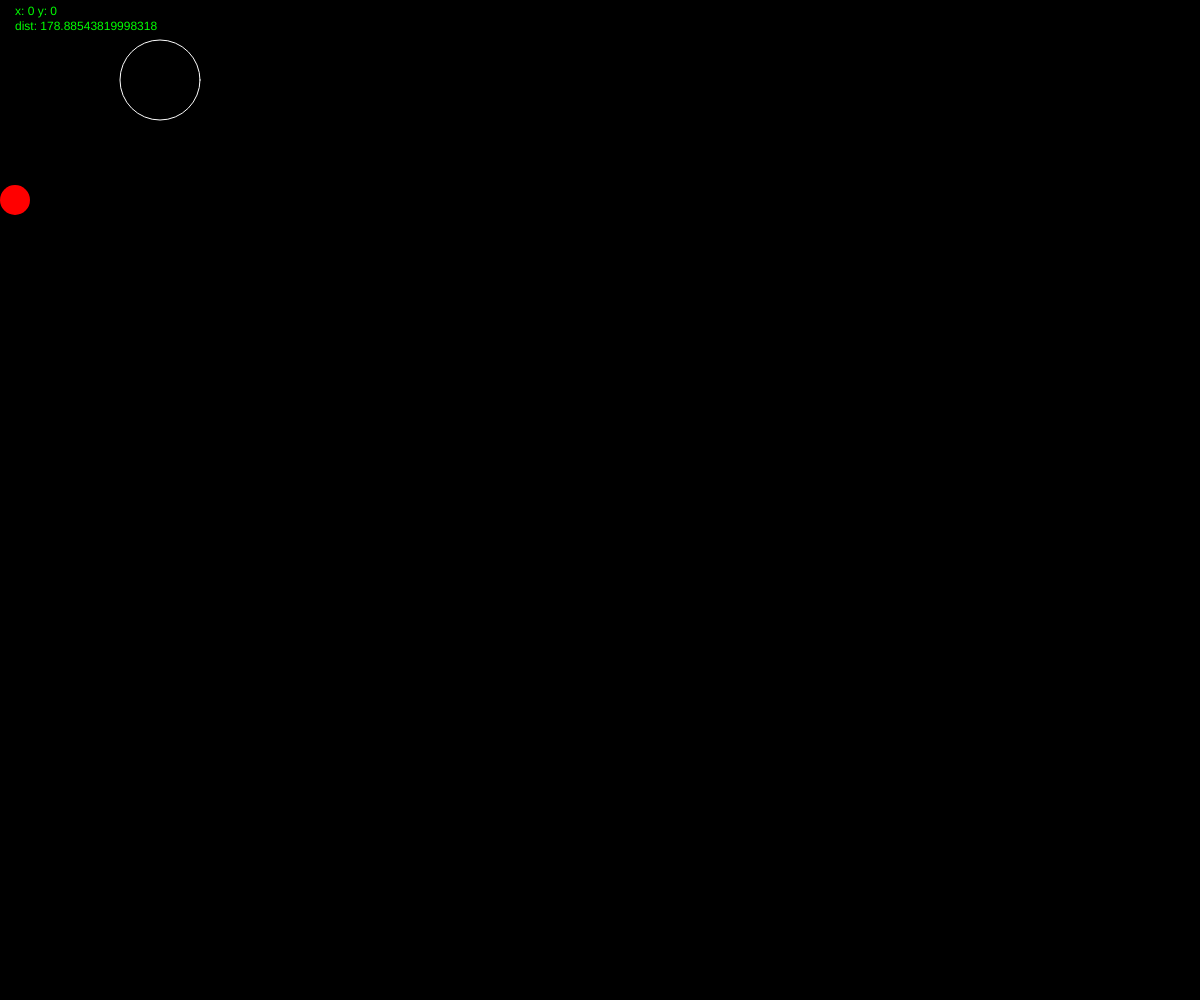
Frame 1 (no input)
Frame 60 (no input): identical to frame 1, image omitted
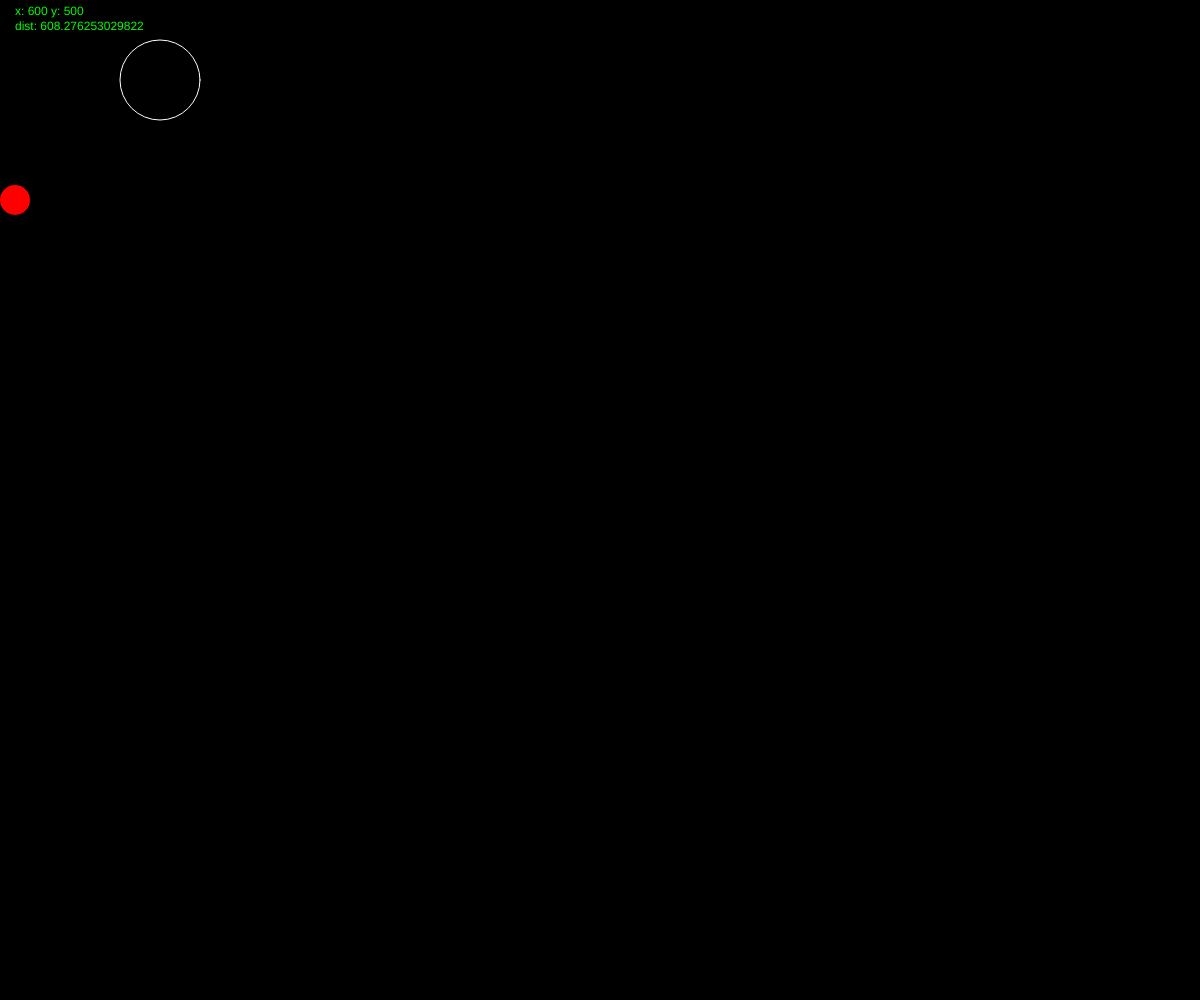
Frame 120 (the mouse pressed at the canvas centre since frame 60)

The p5.js sketch that drew these frames (run headless with seeded random() and noise() and a simulated clock; from frame 60 on, the mouse is pressed at the canvas centre):

// p5.js sketch
// ── sketch.js
let buttonX = 160;
let buttonY = 80;
let buttonD = 80;
let hovering = false; 
// boolean variable that tracks whether the mouse is 
// hovering over my button

let r = 0; // variable to hold red amount
let g = 0; // variable to hold green amount
let b = 0; // variable to hold blue amount

let ballX = 0; // var to remember ball x position
let ballSpeed = 0.5;
let ballDiameter = 30;

function setup() {
  createCanvas(windowWidth, windowHeight);
  background(0);
  ballX = ballDiameter/2;
}

function draw() {
  background(r, g, b); // use r g and b variables for bg color
  strokeWeight(1); // resets strokeweight to 1
  fill(0, 255, 0); // green fill
  text("x: " + mouseX + " y: " + mouseY, 15, 15);
  let distance = dist(mouseX, mouseY, buttonX, buttonY);
  text("dist: " + distance, 15, 30);

  stroke(255); //white stroke
  noFill(); // resets fill to none

  if (distance < buttonD / 2) {
    // IS the distance between the mouse and the
    // center of the button LESS THAN the radius?
    fill(50);
    hovering = true; // FLIPPED hovering variable
    if (mouseIsPressed) {
      strokeWeight(3);
    }
    ballX = ballX+ballSpeed;
  } else {
    hovering = false;
  }
  circle(buttonX, buttonY, buttonD);

  fill("red");
  noStroke();

  if(ballX>width-(ballDiameter/2) || ballX < ballDiameter/2){
    ballSpeed = -ballSpeed;
  }

  circle(ballX,200,30); // circle uses ballx for x pos
}

function mousePressed() {
  // the mousePressed function runs enclosed code
  // ONCE when the mouse is pressed down
  if (hovering == true) {
    r = random(255);
    g = random(255);
    b = random(255);
    ballSpeed = -ballSpeed;
  }
}
